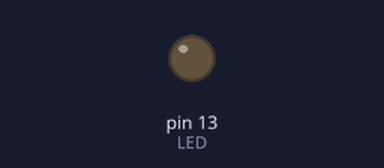
A sketch run on a simulated Arduino Uno, built with avr-gcc and run on an emulated ATmega328P. On the bench: output pins drawn as LEDs (lit = HIGH). What the sketch prints to the serial monitor is not drawn.

Above: at 0.6 s.
At 2.5 s:
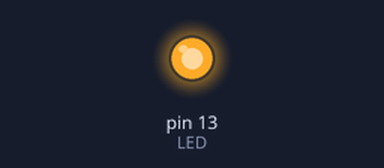
Timing chart, 0 to 6.7 s (numbered marks = the images above):
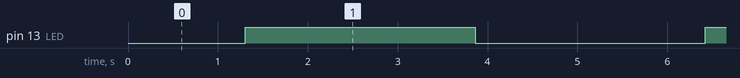

The sketch:

pwm.ino
```cpp
#define LED 13

byte intensity = 0;
unsigned increment = 5;

void setup() {
  pinMode(LED, OUTPUT);
  Serial.begin(9600);
}

void loop() {
  Serial.println(intensity);
  analogWrite(LED, intensity);

  if (intensity + increment > 255 || intensity + increment < 0) {
    increment = -increment;
  }

  intensity += increment;

  delay(50);

}
```

Measured:
- by itself, pin 13 (LED): alternates HIGH for 2.6 s and LOW for 2.6 s
